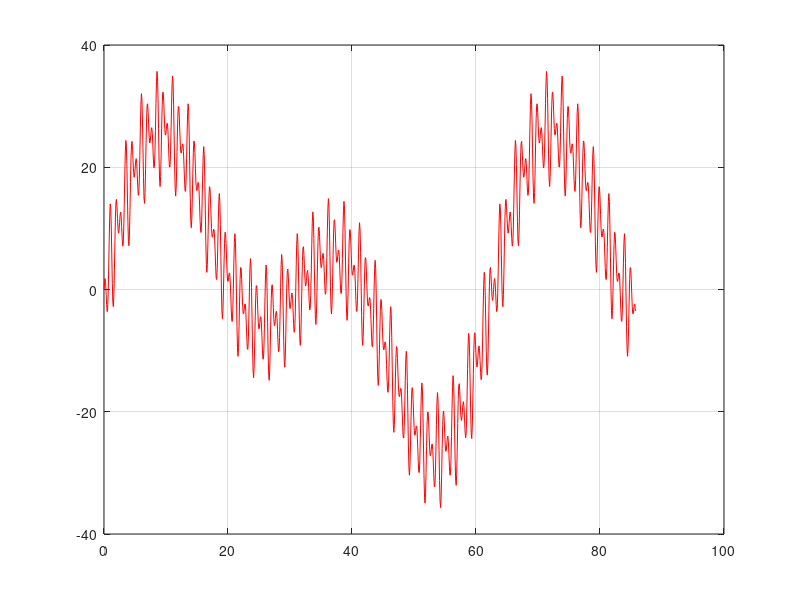
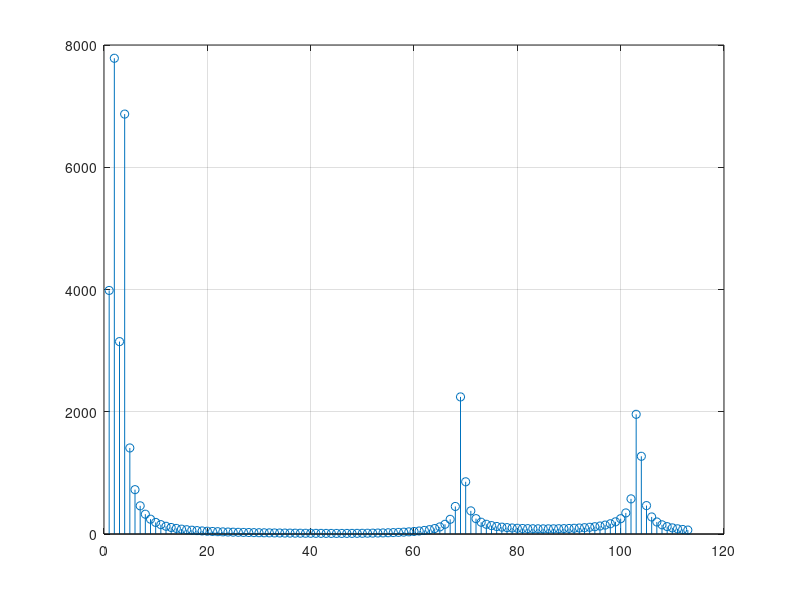
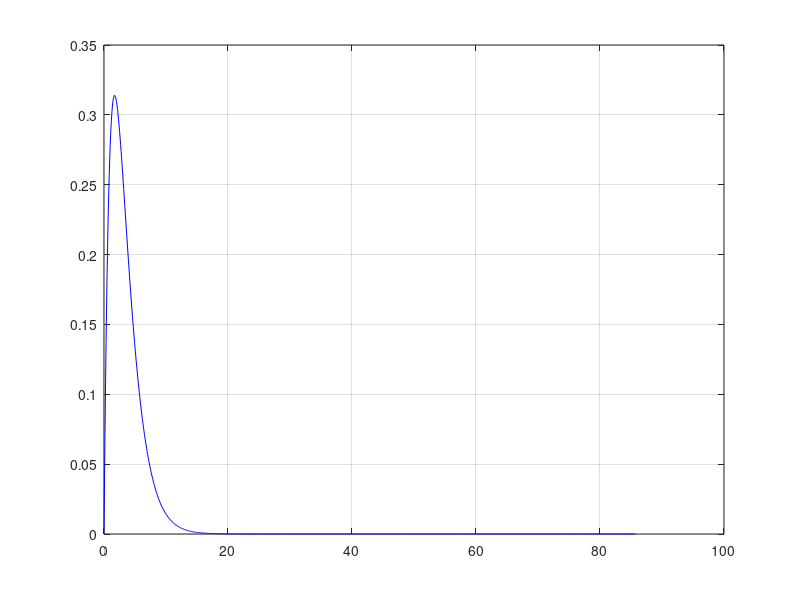
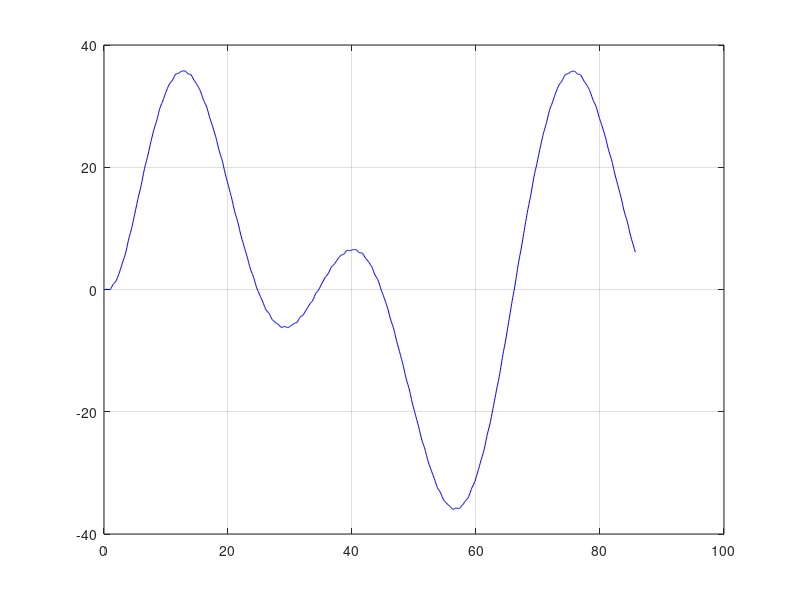

Write MATLAB code to recreate these figures, in order.
function repaso3

    clc

    #PONER FORMAT LONG
    format long

    g = load('RegistroRecuperatorio2.txt');
    N = length(g)
    dt = 0.083776;
    w0 = (2*pi)/N
    dw = w0 / dt
    p = 8 * dw;
    A1 = 1/2;

    for i=1 : N
        t(i) = (i-1) * dt;
        h(i) = A1 * t(i) * exp(-p*t(i));
    end 

    figure(1);
    plot(t, g, 'red');
    grid on;

    norm(g)

    G = abs(fft(g));

    norm(G)

    figure(2)
    stem(G(1:N/9))
    grid on;

    figure(3)
    plot(t, h, 'b');
    grid on;

    zz = dt * conv(h,g);

    figure(4)
    plot(t, zz(1:length(t)), 'b');
    grid on;

    H = fft(h);

    Yc = H.*G;

    yc = ifft(Yc);

    figure(5)
    plot(t, zz(1:length(t)), 'b', t ,yc, 'red');
    grid on;

end
